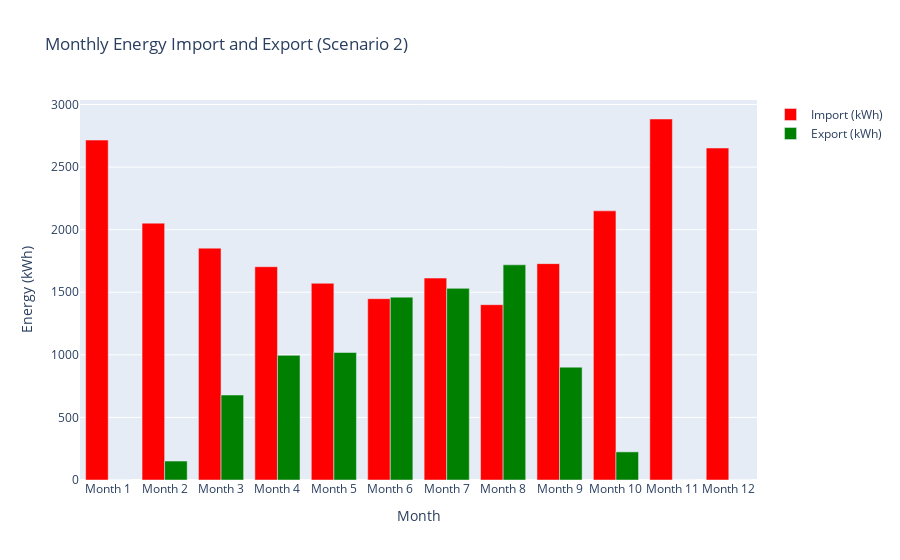

Notebook code for this chart:
### Markdown cell above
### Step 7: Monthly Import/Export Analysis (Scenario 2)

### Code cell
# Calculate Monthly Import/Export with Battery
import_kwh_battery, export_kwh_battery = sas.monthly_import_export(filtered_data)

# Create Bar chart for monthly import/export (Scenario 2)
fig_import_export_battery = go.Figure(data=[go.Bar(name='Import (kWh)', x=[f'Month {i+1}' for i in range(12)], y=import_kwh_battery, marker_color='red'),
                                            go.Bar(name='Export (kWh)', x=[f'Month {i+1}' for i in range(12)], y=export_kwh_battery, marker_color='green')])
fig_import_export_battery.update_layout(barmode='group', title='Monthly Energy Import and Export (Scenario 2)', xaxis_title='Month', yaxis_title='Energy (kWh)')

# Show Bar chart for Scenario 2
fig_import_export_battery.show()

### Figure 1 — Plotly figure (JSON) as saved in the notebook; plotly's stock layout.template omitted (floating-point values rounded to 4 significant figures)
{"data": [{"marker": {"color": "red"}, "name": "Import (kWh)", "type": "bar", "x": ["Month 1", "Month 2", "Month 3", "Month 4", "Month 5", "Month 6", "Month 7", "Month 8", "Month 9", "Month 10", "Month 11", "Month 12"], "y": [2716.0, 2052.0, 1852.0, 1704.0, 1571.0, 1448.0, 1613.0, 1401.0, 1729.0, 2150.0, 2884.0, 2652.0]}, {"marker": {"color": "green"}, "name": "Export (kWh)", "type": "bar", "x": ["Month 1", "Month 2", "Month 3", "Month 4", "Month 5", "Month 6", "Month 7", "Month 8", "Month 9", "Month 10", "Month 11", "Month 12"], "y": [0, 151.5, 679.1, 995.7, 1019.0, 1461.0, 1531.0, 1719.0, 901.4, 224.7, 0, 0]}], "layout": {"barmode": "group", "title": {"text": "Monthly Energy Import and Export (Scenario 2)"}, "xaxis": {"title": {"text": "Month"}}, "yaxis": {"title": {"text": "Energy (kWh)"}}}}
